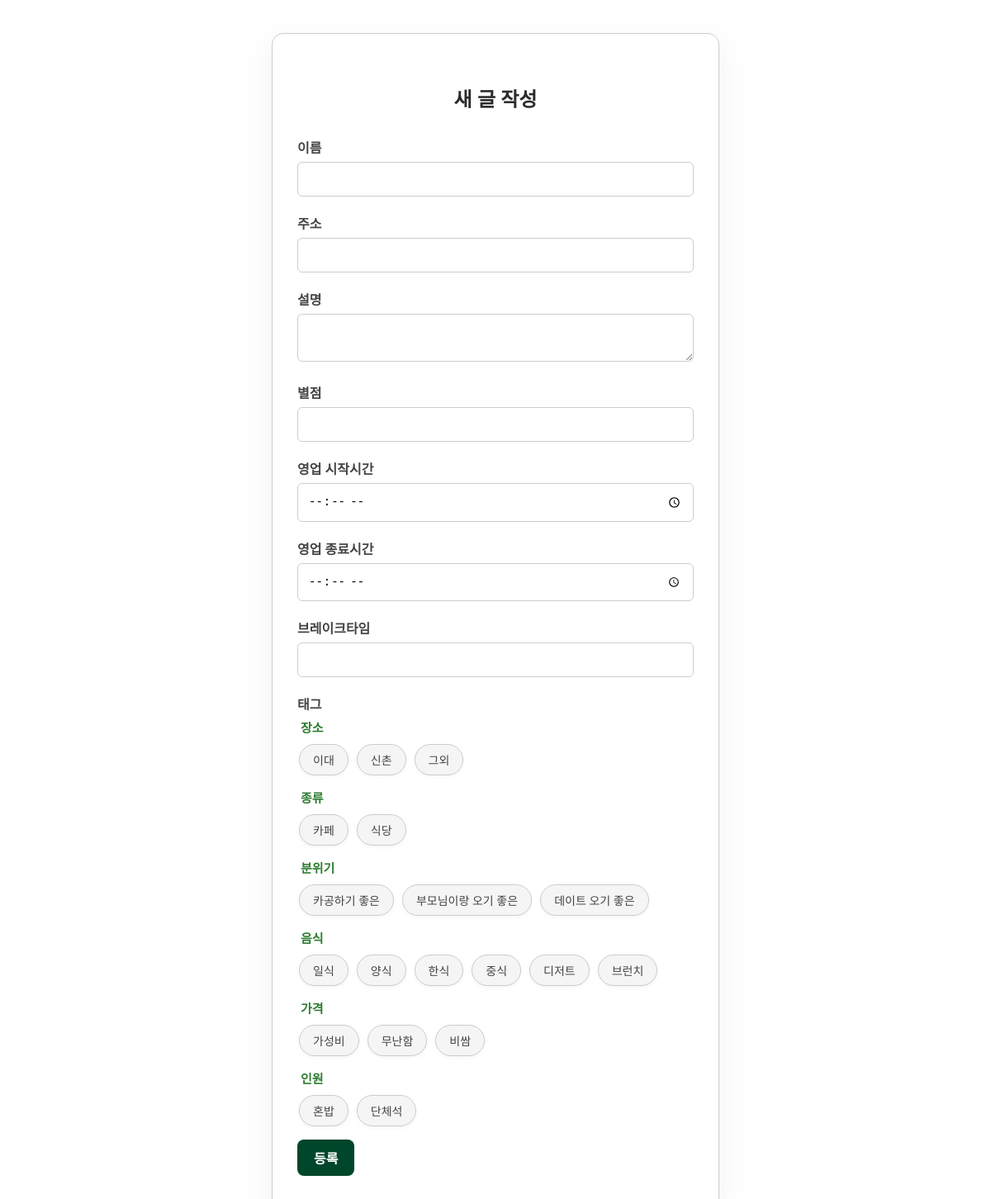
The app's page /new with its own data.
### helloSecurity/models/models.py (models this page shows)
class TagCategory(db.Model):
    __tablename__ = "tag_categories"
    id   = db.Column(db.Integer, primary_key=True)
    name = db.Column(db.String(50), unique=True, nullable=False)
    tags = db.relationship("Tag",
                            backref="category",
                            cascade="all, delete-orphan")

class Tag(db.Model):
    id = db.Column(db.Integer, primary_key=True)
    name = db.Column(db.String(50), nullable=False)
    category_id = db.Column(db.Integer,
                            db.ForeignKey("tag_categories.id"),
                            nullable=False)

### helloSecurity/routes/restaurant.py (the view, shortened to what this page needs)
@bp.route("/new", methods=["GET", "POST"]) # naver.com/restaurant/update
def create():
    categories = TagCategory.query.order_by(TagCategory.id).all()
    return render_template("restaurants/create.html",
                           tags=[],               # ← 안 써도 되지만 호환용
                           categories=categories)

### helloSecurity/templates/restaurants/create.html (shortened to what this page needs)
<!DOCTYPE html>
<html lang="ko">
<head>
  <link href="../../static/css/style.css" rel="stylesheet" />
</head>
<body>
  <form class="form-container" method="post">
    <h2>새 글 작성</h2>
    <label>이름</label>
    <input name="name" value="{{ restaurant.name if restaurant else '' }}"><br>
    <label>주소</label>
    <input name="address" value="{{ restaurant.address if restaurant else '' }}"><br>
    <label>설명</label>
    <textarea name="description">{{ restaurant.description if restaurant else '' }}</textarea><br>
    <label>별점</label>
    <input name="rating" value="{{restaurant.rating if restaurant else ''}}">
    <label>영업 시작시간</label>
    <input name="start_hour" type="time" value="{{restaurant.start_hour if restaurant else ''}}">
    <label>영업 종료시간</label>
    <input name="end_hour" type="time" value="{{restaurant.end_hour if restaurant else ''}}">
    <label>브레이크타임</label>
    <input name="breaktime" value="{{restaurant.break_time if restaurant else ''}}">
    <label>태그</label>
  {% for cat in categories %}
  <fieldset>
    <legend>{{ cat.name }}</legend>
    <div class="tag-checkbox-group">
      {% for tag in cat.tags %}
        <div class="tag-checkbox">
          <label for="tag-{{ tag.id }}">{{ tag.name }}</label>
        </div>
      {% endfor %}
    </div>
  </fieldset>
{% endfor %}
    <button id="submit-btn" class="btn" type="submit">등록</button>
</form>
</body>
</html>

### helloSecurity/static/css/style.css (style rules this page uses)
body { font-family: 'Pretendard', 'Segoe UI', sans-serif; margin: 40px; background-color: #fefefe; color: #333; }
.btn { background-color: #00462a; color: #fff; padding: 10px 20px; border: none; border-radius: 8px; font-weight: bold; cursor: pointer; width: 100%; transition: background-color 0.2s ease; width:auto; font-size:1em; text-decoration: none; }
.form-container { max-width: 480px; margin: 0 auto; padding: 40px 30px; border: 1px solid #ccc; border-radius: 14px; background: #fff; box-shadow: 0 10px 30px rgba(0,0,0,0.05); }
h2 { text-align: center; margin-bottom: 30px; color: #2c2c2c; }
label { display: block; margin-bottom: 6px; font-weight: 600; color: #444; }
input, select, textarea { width: 100%; padding: 12px; margin-bottom: 20px; border: 1.5px solid #ccc; border-radius: 6px; font-size: 14px; box-sizing: border-box; transition: border-color 0.2s ease; }
fieldset { border: none; margin-bottom: 10px; padding: 0; }
legend { font-weight:600; font-size:15px; margin-bottom:10px; color:#2e7d32; }
.tag-checkbox-group { display:flex; flex-wrap:wrap; gap:10px; }
.tag-checkbox label { display:inline-block; padding:8px 16px; border:1.5px solid #ccc; border-radius:999px; background:#f5f5f5; color:#444; font-size:14px; font-weight:500; cursor:pointer; user-select:none; transition:all 0.25s ease; box-shadow:0 2px 4px rgba(0,0,0,0.04); }

### records on screen
TagCategory: name "장소"
Tag: name "이대"
Tag: name "신촌"
Tag: name "그외"
TagCategory: name "종류"
Tag: name "카페"
Tag: name "식당"
TagCategory: name "분위기"
Tag: name "카공하기 좋은"
Tag: name "부모님이랑 오기 좋은"
Tag: name "데이트 오기 좋은"
TagCategory: name "음식"
Tag: name "일식"
Tag: name "양식"
Tag: name "한식"
Tag: name "중식"
Tag: name "디저트"
Tag: name "브런치"
TagCategory: name "가격"
Tag: name "가성비"
Tag: name "무난함"
Tag: name "비쌈"
TagCategory: name "인원"
Tag: name "혼밥"
Tag: name "단체석"
